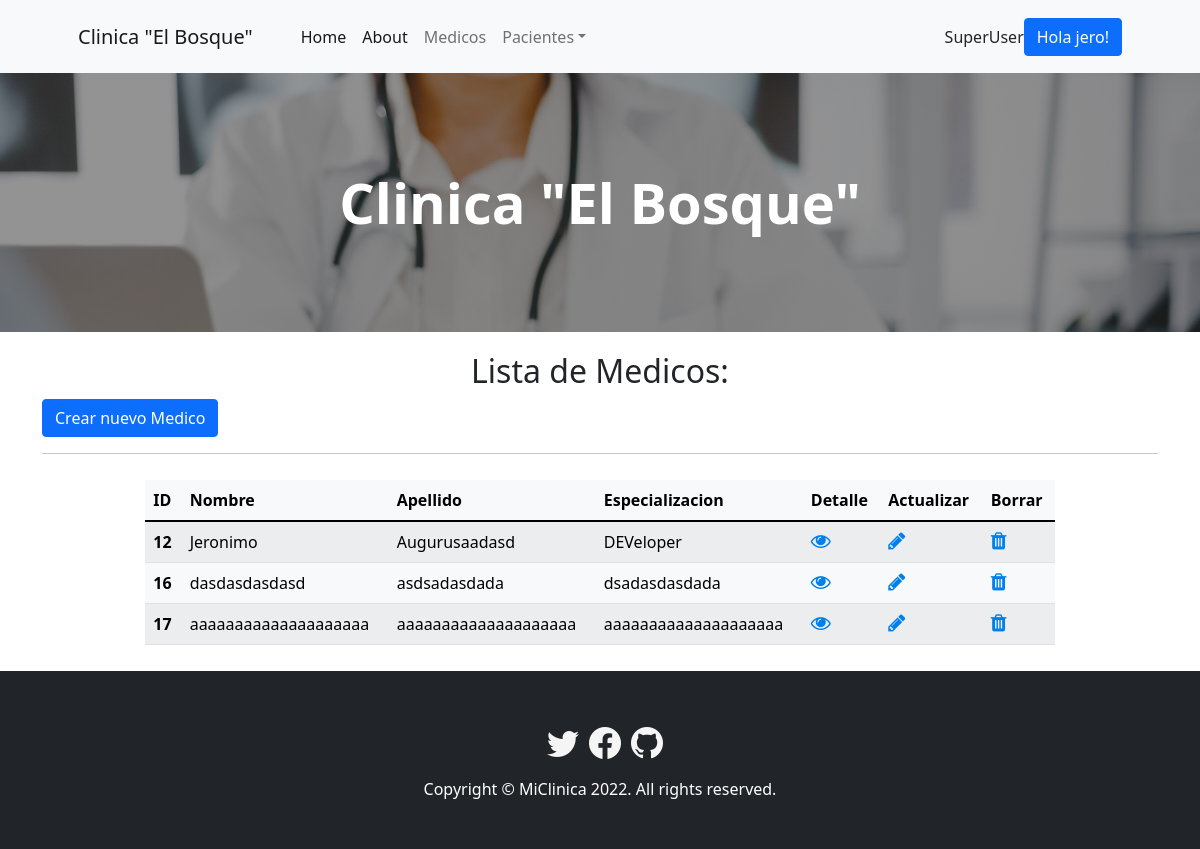
/medics/medics-list/ (signed in), run on an earlier commit of the app's database.
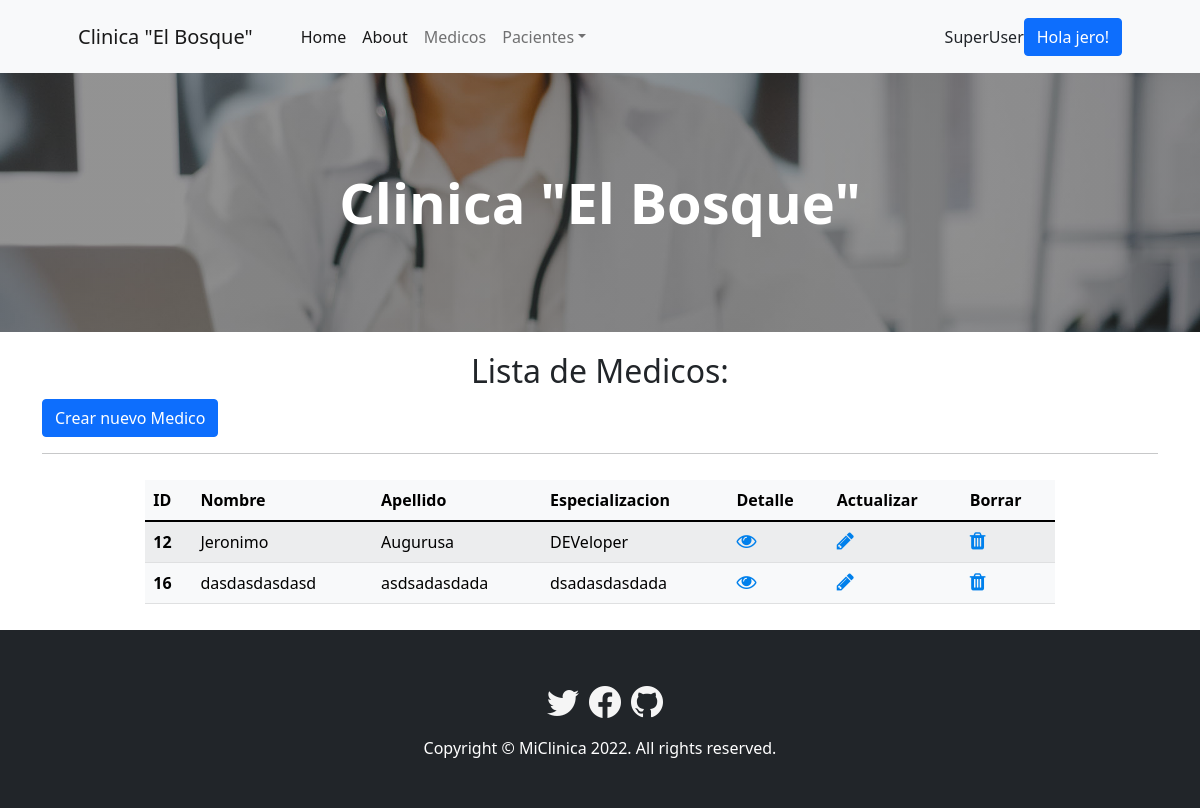
And on a later commit of the database.
### medics/models.py (models this page shows)
class Medic(models.Model):
    name = models.CharField(max_length=20)
    surname = models.CharField(max_length=20)
    medic_type = models.CharField(max_length=20)

### medics/views.py (the view)
# urls.py: path('medics-list/', views.MedicListView.as_view(), name='medics-list'),
class MedicListView(LoginRequiredMixin, ListView):
    model = Medic
    template_name = 'medics_list.html'

### medics/templates/medics_list.html
{% extends 'index.html' %}
{% load static %}
{% block changes %}
<h2>Lista de Medicos:</h2>
<div class="container">
    <a class="btn btn-primary justify-content-right"  href="{% url 'medics:medics-add' %}">Crear nuevo Medico</a>
    <hr></hr>
        {% if user.is_authenticated %}
        <div class="row d-flex justify-content-center">
            <div class="col-md-10">
                <table class="table table-striped table-light">
                    <thead>
                        <tr>
                            <th scope="col">ID</th>
                            <th scope="col">Nombre</th>
                            <th scope="col">Apellido</th>
                            <th scope="col">Especializacion</th>
                            <th scope="col">Detalle</th>
                            <th scope="col">Actualizar</th>
                            <th scope="col">Borrar</th>
                        </tr>
                    </thead>
                    <tbody>
                        {% for medic in medic_list %}
                        <tr>
                            <th scope="row">{{medic.id}}</th>
                            <td>{{medic.name}}</td>
                            <td>{{medic.surname}}</td>
                            <td>{{medic.medic_type}}</td>
                            <td><a href="{% url 'medics:medics-detail' medic.id %}">
                                <i class="fa fa-eye" style="font-size:20px;color: rgb(0, 128, 236);"> </i></a>
                            </td>
                            {% if user.is_superuser %}
                            <td><a href="{% url 'medics:medics-update' medic.id %}">
                                <i class="fa fa-pencil" style="font-size:20px;color: rgb(0, 128, 236);"> </i></a>
                            </td>
                            <td><a href="{% url 'medics:medics-delete' medic.id %}">
                                <i class="fa fa-trash" style="font-size:20px;color: rgb(0, 128, 236);"> </i></a>
                            </td>
                            {% endif %}
                        </tr>
                        {% endfor %}
                    </tbody>
                </table>
            </div>
            </div>
        </div>
        {% else %}
        <h2>Debes estar logeado</h2>
        {% endif %}
{% endblock %}

What changed in the data, as far as the page shows it:
removed Medic: id "17", name "aaaaaaaaaaaaaaaaaaaa", surname "aaaaaaaaaaaaaaaaaaaa", medic_type "aaaaaaaaaaaaaaaaaaaa"
changed Medic "Jeronimo": surname "Augurusaadasd" → "Augurusa"
